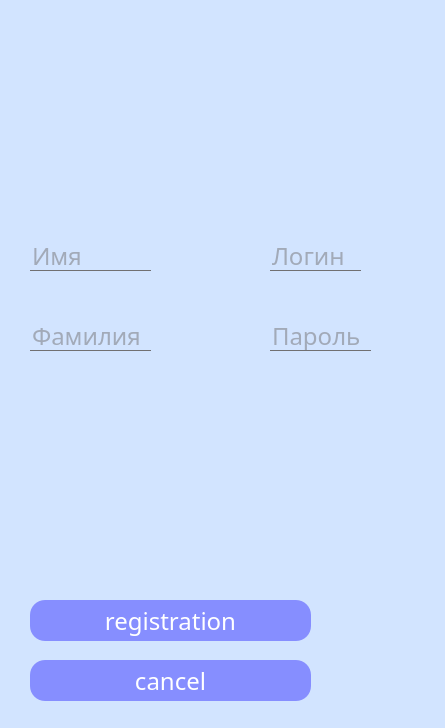
<?xml version="1.0" encoding="UTF-8"?>
<ui version="4.0">
 <class>Form</class>
 <widget class="QWidget" name="Form">
  <property name="geometry">
   <rect>
    <x>0</x>
    <y>0</y>
    <width>445</width>
    <height>728</height>
   </rect>
  </property>
  <property name="windowTitle">
   <string>Form</string>
  </property>
  <property name="styleSheet">
   <string notr="true">QLineEdit 
{
	background:transparent;
	border:none;
	color:#717072;
	border-bottom:1px solid #717072;
}
*{
	font-family:century gothic;
	font-size:24px;
}
QFrame {
	background:#333;
	border-radius:15px;
}
QPushButton:hover 
{
	color:#333;
	border-radius:15px;
	background:#49ebff;
}
QToolButton 
{
	background:red;
	border-radius:50px;
}

QPushButton 
{
	color:white;
	border-radius:15px;
}
</string>
  </property>
  <widget class="QLineEdit" name="lineEdit_2">
   <property name="geometry">
    <rect>
     <x>30</x>
     <y>320</y>
     <width>121</width>
     <height>31</height>
    </rect>
   </property>
   <property name="inputMask">
    <string/>
   </property>
   <property name="text">
    <string/>
   </property>
   <property name="placeholderText">
    <string>Фамилия</string>
   </property>
  </widget>
  <widget class="QPushButton" name="pushButton">
   <property name="geometry">
    <rect>
     <x>30</x>
     <y>600</y>
     <width>281</width>
     <height>41</height>
    </rect>
   </property>
   <property name="styleSheet">
    <string notr="true">
QPushButton 
{
	background:#868eff;
	border-radius:60px;
}
QToolButton 
{
	background:#868eff;
	border-radius:50px;
}

QPushButton 
{
	color:white;
	border-radius:15px;
}
QPushButton:hover 
{
	color:#333;
	border-radius:15px;
	background:#49ebff;
}</string>
   </property>
   <property name="text">
    <string>registration</string>
   </property>
  </widget>
  <widget class="QPushButton" name="pushButton_2">
   <property name="geometry">
    <rect>
     <x>30</x>
     <y>660</y>
     <width>281</width>
     <height>41</height>
    </rect>
   </property>
   <property name="styleSheet">
    <string notr="true">
QPushButton 
{
	background:#868eff;
	border-radius:60px;
}
QToolButton 
{
	background:#868eff;
	border-radius:50px;
}

QPushButton 
{
	color:white;
	border-radius:15px;
}
QPushButton:hover 
{
	color:#333;
	border-radius:15px;
	background:#49ebff;
}</string>
   </property>
   <property name="text">
    <string>canсel</string>
   </property>
  </widget>
  <widget class="QLineEdit" name="lineEdit_3">
   <property name="geometry">
    <rect>
     <x>270</x>
     <y>320</y>
     <width>101</width>
     <height>31</height>
    </rect>
   </property>
   <property name="inputMask">
    <string/>
   </property>
   <property name="text">
    <string/>
   </property>
   <property name="placeholderText">
    <string>Пароль</string>
   </property>
  </widget>
  <widget class="QLineEdit" name="lineEdit_4">
   <property name="geometry">
    <rect>
     <x>270</x>
     <y>240</y>
     <width>91</width>
     <height>31</height>
    </rect>
   </property>
   <property name="contextMenuPolicy">
    <enum>Qt::PreventContextMenu</enum>
   </property>
   <property name="inputMask">
    <string/>
   </property>
   <property name="placeholderText">
    <string>Логин</string>
   </property>
  </widget>
  <widget class="QTableWidget" name="tableWidget">
   <property name="geometry">
    <rect>
     <x>-100</x>
     <y>-70</y>
     <width>1001</width>
     <height>811</height>
    </rect>
   </property>
   <property name="styleSheet">
    <string notr="true">QWidget
{
	background-color: rgb(210, 228, 255);
}</string>
   </property>
  </widget>
  <widget class="QLineEdit" name="lineEdit">
   <property name="geometry">
    <rect>
     <x>30</x>
     <y>240</y>
     <width>121</width>
     <height>31</height>
    </rect>
   </property>
   <property name="inputMask">
    <string/>
   </property>
   <property name="text">
    <string/>
   </property>
   <property name="placeholderText">
    <string>Имя</string>
   </property>
  </widget>
  <zorder>tableWidget</zorder>
  <zorder>lineEdit_2</zorder>
  <zorder>pushButton</zorder>
  <zorder>pushButton_2</zorder>
  <zorder>lineEdit_3</zorder>
  <zorder>lineEdit_4</zorder>
  <zorder>lineEdit</zorder>
 </widget>
 <resources/>
 <connections/>
</ui>
